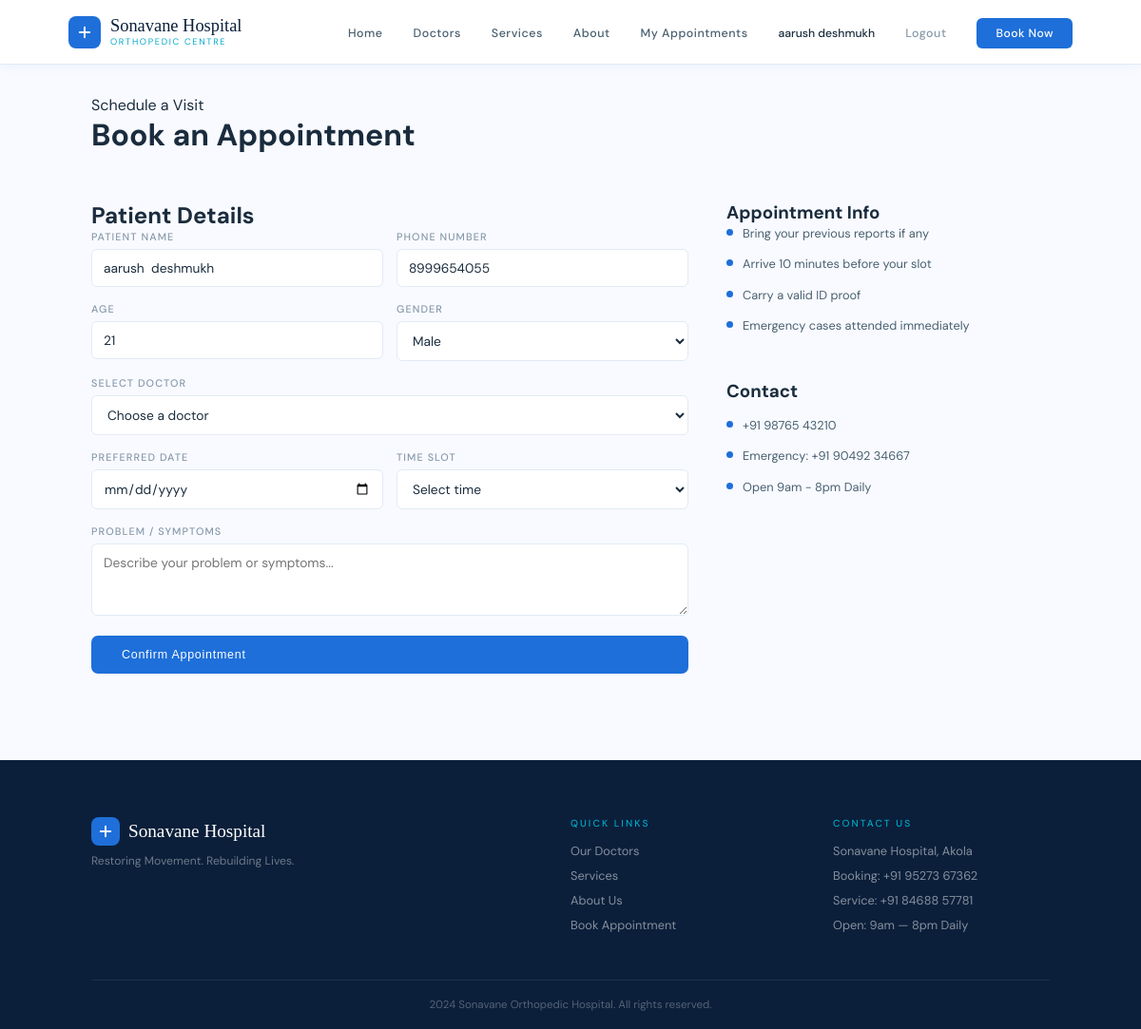
The app's page /book (signed in) with its own data.
### tables this page shows
CREATE TABLE users (
            id            INTEGER PRIMARY KEY AUTOINCREMENT,
            name          TEXT NOT NULL,
            email         TEXT UNIQUE NOT NULL,
            phone         TEXT,
            age           INTEGER,
            gender        TEXT,
            address       TEXT,
            password_hash TEXT NOT NULL,
            created_at    DATETIME DEFAULT CURRENT_TIMESTAMP
        );

### app.py (the view, shortened to what this page needs)
@app.route('/book', methods=['GET', 'POST'])
def book():
    if 'user_id' not in session:
        flash('Please login to book an appointment.')
        return redirect(url_for('login'))
    db      = get_db()
    doctors = db.execute('SELECT * FROM doctors WHERE available=1').fetchall()
    user    = db.execute('SELECT * FROM users WHERE id=?', (session['user_id'],)).fetchone()
    db.close()
    return render_template('book.html', doctors=doctors, user=user)

### app.py (called while the page is built)
def get_db():
    conn = sqlite3.connect(DB_PATH)
    conn.row_factory = sqlite3.Row
    return conn

### templates/book.html (shortened to what this page needs)
{% extends 'base.html' %}
{% block content %}
<div class="book-page">
  <div class="section-header reveal" style="margin-bottom:48px;">
    <p class="section-tag">Schedule a Visit</p>
    <h1 class="section-title">Book an Appointment</h1>
  </div>
  <div class="book-layout">
    <div class="book-form-wrap reveal">
      <h2>Patient Details</h2>
      <div class="form-row">
        <div class="form-group">
          <label>Patient Name</label>
          <input type="text" id="pName" value="{{ user.name if user else '' }}" placeholder="Full name">
        </div>
        <div class="form-group">
          <label>Phone Number</label>
          <input type="tel" id="pPhone" value="{{ user.phone if user and user.phone else '' }}" placeholder="+91 98765 43210">
        </div>
      </div>
      <div class="form-row">
        <div class="form-group">
          <label>Age</label>
          <input type="number" id="pAge" value="{{ user.age if user and user.age else '' }}" placeholder="Age">
        </div>
        <div class="form-group">
          <label>Gender</label>
          <select id="pGender">
            <option value="Male" {% if user and user.gender=='Male' %}selected{% endif %}>Male</option>
          </select>
        </div>
      </div>
      <div class="form-group">
        <label>Select Doctor</label>
        <select id="pDoctor">
          <option value="">Choose a doctor</option>
        </select>
      </div>
      <div class="form-row">
        <div class="form-group">
          <label>Preferred Date</label>
          <input type="date" id="pDate">
        </div>
        <div class="form-group">
          <label>Time Slot</label>
          <select id="pTime">
            <option value="">Select time</option>
          </select>
        </div>
      </div>
      <div class="form-group">
        <label>Problem / Symptoms</label>
        <textarea id="pProblem" rows="3" placeholder="Describe your problem or symptoms..."></textarea>
      </div>
      <button class="btn-primary" style="width:100%;" onclick="bookAppointment()">Confirm Appointment</button>
    </div>
    <div class="book-info reveal">
      <h3>Appointment Info</h3>
      <div class="info-row"><div class="info-dot"></div><span>Bring your previous reports if any</span></div>
      <div class="info-row"><div class="info-dot"></div><span>Arrive 10 minutes before your slot</span></div>
      <div class="info-row"><div class="info-dot"></div><span>Carry a valid ID proof</span></div>
      <div class="info-row"><div class="info-dot"></div><span>Emergency cases attended immediately</span></div>
      <div style="margin-top:24px;padding-top:20px;border-top:1px solid rgba(255,255,255,0.08);">
        <h3 style="margin-bottom:14px;">Contact</h3>
        <div class="info-row"><div class="info-dot"></div><span>+91 98765 43210</span></div>
        <div class="info-row"><div class="info-dot"></div><span>Emergency: +91 90492 34667</span></div>
        <div class="info-row"><div class="info-dot"></div><span>Open 9am - 8pm Daily</span></div>
      </div>
    </div>
  </div>
</div>
{% endblock %}

### templates/base.html (shortened to what this page needs)
<!DOCTYPE html>
<html lang="en">
<head>
  <link rel="stylesheet" href="{{ url_for('static', filename='css/style.css') }}">
</head>
<body>
<nav class="navbar">
  <a href="{{ url_for('index') }}" class="nav-logo">
    <div class="logo-cross">
      <svg viewBox="0 0 24 24" fill="none" stroke="white" stroke-width="2.5" stroke-linecap="round">
        <line x1="12" y1="5" x2="12" y2="19"/><line x1="5" y1="12" x2="19" y2="12"/>
      </svg>
    </div>
    <div>
      <div class="logo-name">Sonavane Hospital</div>
      <div class="logo-sub">Orthopedic Centre</div>
    </div>
  </a>
  <ul class="nav-links">
    <li><a href="{{ url_for('index') }}">Home</a></li>
    <li><a href="{{ url_for('doctors') }}">Doctors</a></li>
    <li><a href="{{ url_for('services') }}">Services</a></li>
    <li><a href="{{ url_for('about') }}">About</a></li>
    {% if session.get('user_id') %}
      <li><a href="{{ url_for('my_appointments') }}">My Appointments</a></li>
      <li><span class="nav-user">{{ session.user_name }}</span></li>
      <li><a href="{{ url_for('logout') }}" style="color:var(--text-3);">Logout</a></li>
      <li><a href="{{ url_for('book') }}" class="nav-btn">Book Now</a></li>
    {% else %}
      <li><a href="{{ url_for('login') }}" class="nav-btn">Login</a></li>
    {% endif %}
  </ul>
</nav>
{% block content %}{% endblock %}
<footer class="footer">
  <div class="footer-inner">
    <div>
      <div style="display:flex;align-items:center;gap:9px;">
        <div class="logo-cross" style="width:30px;height:30px;">
          <svg viewBox="0 0 24 24" fill="none" stroke="white" stroke-width="2.5" stroke-linecap="round" width="14" height="14"><line x1="12" y1="5" x2="12" y2="19"/><line x1="5" y1="12" x2="19" y2="12"/></svg>
        </div>
        <div class="footer-brand-name" style="margin:0;">Sonavane Hospital</div>
      </div>
      <p class="footer-tagline" style="margin-top:8px;">Restoring Movement. Rebuilding Lives.</p>
    </div>
    <div class="footer-links">
      <h4>Quick Links</h4>
      <a href="{{ url_for('doctors') }}">Our Doctors</a>
      <a href="{{ url_for('services') }}">Services</a>
      <a href="{{ url_for('about') }}">About Us</a>
      <a href="{{ url_for('book') }}">Book Appointment</a>
    </div>
    <div class="footer-contact">
      <h4>Contact Us</h4>
      <p>Sonavane Hospital, Akola</p>
      <p>Booking: +91 95273 67362</p>
      <p>Service: +91 84688 57781</p>
      <p>Open: 9am — 8pm Daily</p>
    </div>
  </div>
  <div class="footer-bottom"><p>2024 Sonavane Orthopedic Hospital. All rights reserved.</p></div>
</footer>
</body>
</html>

### static/css/style.css (style rules this page uses)
:root { --navy: #0B1F3A; --blue: #1E6FD9; --blue-soft: #EEF4FF; --blue-mid: #4A90D9; --teal: #00A8C8; --white: #FFFFFF; --off: #F8FAFF; --border: #E2EAF4; --text: #1A2C3D; --text-2: #4A6070; --text-3: #8899AA; --gold: #F0A500; --red: #E53935; --green: #2ECC71; --font-head: 'Playfair Display', serif; --font-body: 'DM Sans', sans-serif; --tr: 0.25s cubic-bezier(0.4,0,0.2,1); --shadow: 0 2px 16px rgba(30,111,217,0.08); --shadow-md: 0 8px 32px rgba(30,111,217,0.12); }
*,*::before,*::after { box-sizing:border-box;margin:0;padding:0; }
html { scroll-behavior:smooth; }
body { font-family:var(--font-body);background:var(--white);color:var(--text);overflow-x:hidden; }
.navbar { position:fixed;top:0;left:0;right:0;z-index:1000; height:68px;display:flex;align-items:center;justify-content:space-between; padding:0 6%;background:#FFFFFF !important; border-bottom:1px solid var(--border);backdrop-filter:blur(12px); box-shadow:0 1px 12px rgba(30,111,217,0.06); }
.nav-logo { display:flex;align-items:center;gap:10px;text-decoration:none; }
.logo-cross { width:34px;height:34px;background:var(--blue);border-radius:8px; display:flex;align-items:center;justify-content:center;flex-shrink:0; }
.logo-cross svg { width:18px;height:18px; }
.logo-name { font-family:var(--font-head);font-size:1.15rem;color:var(--navy);line-height:1.1; }
.logo-sub { font-size:0.58rem;color:var(--teal);letter-spacing:0.18em;text-transform:uppercase; }
.nav-links { list-style:none;display:flex;align-items:center;gap:32px; }
.nav-links a { color:var(--text-2);text-decoration:none;font-size:0.78rem;font-weight:500;letter-spacing:0.04em;transition:color var(--tr); }
.nav-btn { background:var(--blue)!important;color:var(--white)!important;padding:8px 20px;border-radius:6px;font-size:0.76rem!important; }
.nav-user { color:var(--blue);font-size:0.76rem;font-weight:500; }
.btn-primary { display:inline-flex;align-items:center;gap:8px; background:var(--blue);color:var(--white);text-decoration:none; font-size:0.78rem;font-weight:500;letter-spacing:0.06em;padding:13px 32px; border:none;cursor:pointer;border-radius:7px;transition:var(--tr); }
.book-page { min-height:100vh;padding:100px 8% 80px;background:var(--off); }
.book-layout { display:grid;grid-template-columns:1fr 340px;gap:40px;max-width:1100px;margin:0 auto; }
.info-row { display:flex;gap:10px;margin-bottom:12px;font-size:0.8rem;color:var(--text-2);line-height:1.6; }
.info-dot { width:7px;height:7px;background:var(--blue);border-radius:50%;margin-top:5px;flex-shrink:0; }
.form-group { margin-bottom:16px; }
.form-row { display:grid;grid-template-columns:1fr 1fr;gap:14px; }
.form-group label { display:block;font-size:0.68rem;font-weight:500;letter-spacing:0.1em;text-transform:uppercase;color:var(--text-3);margin-bottom:6px; }
.form-group input,.form-group textarea,.form-group select { width:100%;padding:10px 12px;border:1.5px solid var(--border); font-family:var(--font-body);font-size:0.86rem;color:var(--text); background:var(--white);outline:none;border-radius:6px;transition:border-color var(--tr); }
.form-group select option { background:var(--white);color:var(--text); }
.footer { background:var(--navy);padding:60px 8% 0; }
.footer-inner { display:grid;grid-template-columns:2fr 1fr 1fr;gap:48px;max-width:1100px;margin:0 auto;padding-bottom:40px; }
.footer-brand-name { font-family:var(--font-head);font-size:1.2rem;color:var(--white);margin:10px 0 5px; }
.footer-tagline { font-size:0.76rem;color:rgba(255,255,255,0.4); }
.footer-links h4,.footer-contact h4 { font-size:0.64rem;font-weight:500;letter-spacing:0.2em;text-transform:uppercase;color:var(--teal);margin-bottom:14px; }
.footer-links a,.footer-contact p { display:block;font-size:0.8rem;color:rgba(255,255,255,0.5);text-decoration:none;margin-bottom:9px;transition:color var(--tr); }
.footer-bottom { border-top:1px solid rgba(255,255,255,0.08);padding:18px 0;text-align:center;font-size:0.72rem;color:rgba(255,255,255,0.3);max-width:1100px;margin:0 auto; }
.reveal { opacity:0;transform:translateY(18px);transition:opacity 0.65s ease,transform 0.65s ease; }
.reveal.visible { opacity:1;transform:none; }
.navbar { background: rgba(255,255,255,0.98) !important; color: var(--text) !important; }
.navbar * { color: inherit; }
.logo-name { color: var(--navy) !important; }
.logo-sub { color: var(--teal) !important; }

### records on screen
users: user_name "aarush deshmukh", name "aarush deshmukh", phone "8999654055", age "21", gender "Male"
